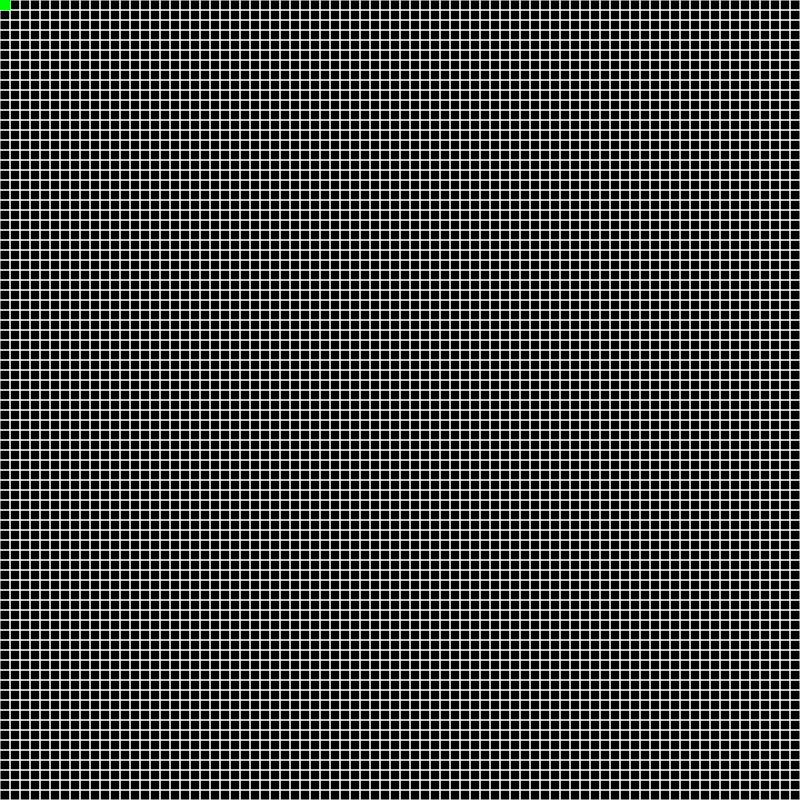
Frame 1 (no input)
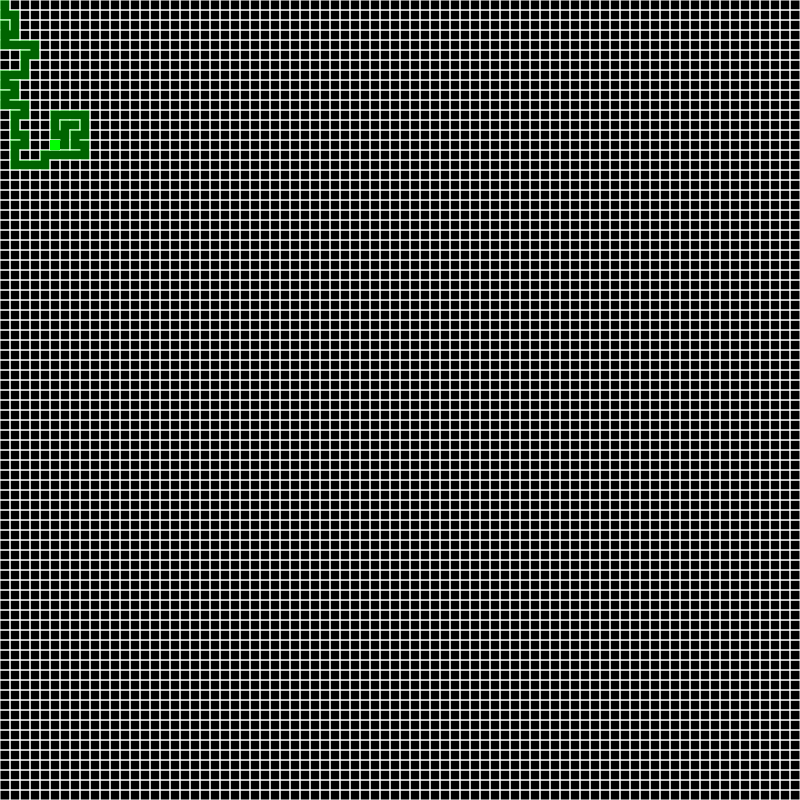
Frame 60 (no input)
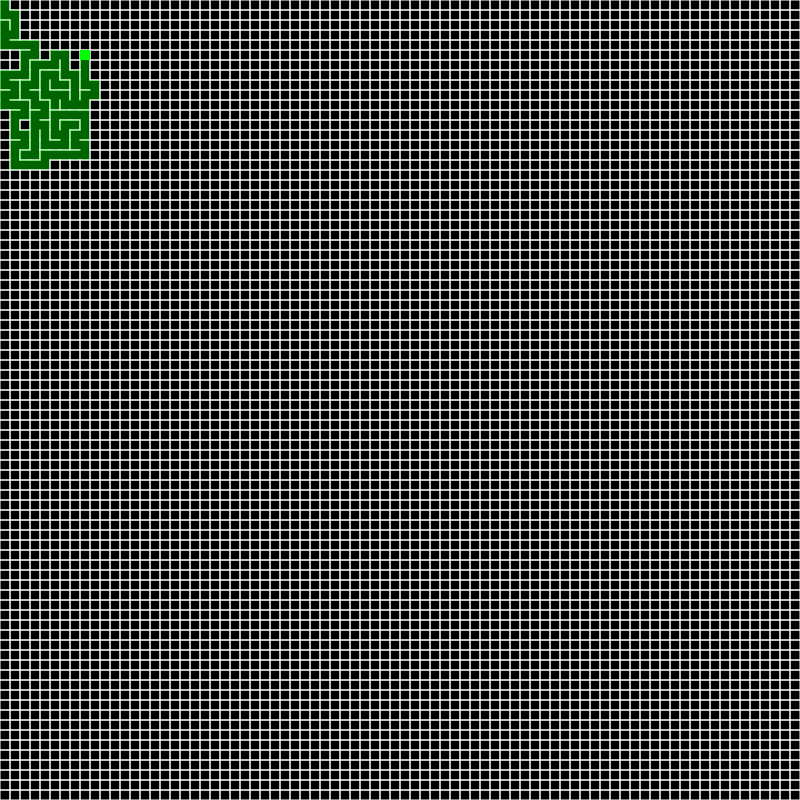
Frame 120 (the mouse pressed at the canvas centre since frame 60)

The p5.js sketch that drew these frames (run headless with seeded random() and noise() and a simulated clock; from frame 60 on, the mouse is pressed at the canvas centre):

// p5.js sketch
// ── sketch.js
let width = 800;
let height = 800;
let size = 10;

let cols, rows;

let grid = [];
let stack = [];
let current;

function setup() {
    createCanvas(width, height);
    // frameRate(5);
    cols = floor(width / size);
    rows = floor(height / size);

    for (let j = 0; j < rows; j++) {
        for (let i = 0; i < rows; i++) {
            grid.push(new Cell(i, j));
        }
    }

    current = grid[0];
}


function draw() {

    background(0);

    for (cell of grid) {
        cell.show();
    }
    if(current){
        current.visited = true;
        current.highlight();
    
        let next = current.getRandomUnvisitedNeighbor();
        if (next) {
            next.visited = true;
            stack.push(current);
            removeWalls(current, next);
            current = next;
        } else {
            current = stack.pop();
        }
    }
}

function removeWalls(current, next) {
    let x = current.i - next.i;
    let y = current.j - next.j;

    if (x == 1) {
        current.walls[3] = false;
        next.walls[1] = false;
    } else if (x == -1) {
        current.walls[1] = false;
        next.walls[3] = false;
    }
    if (y == 1) {
        current.walls[0] = false;
        next.walls[2] = false;
    } else if (y == -1) {
        current.walls[2] = false;
        next.walls[0] = false;
    }
}

function index(i, j) {
    if (i < 0 || i > cols - 1 || j < 0 || j > rows) {
        return -1
    } else {
        return i + j * cols;
    }
}
// ── cell.js
class Cell {
    constructor(i, j) {
        this.i = i;
        this.j = j;
        this.walls = [true, true, true, true];

        this.visited = false;
    }

    getRandomUnvisitedNeighbor() {
        let neighbors = [];

        let top = grid[index(this.i, this.j - 1)];
        let right = grid[index(this.i + 1, this.j)];
        let bottom = grid[index(this.i, this.j + 1)];
        let left = grid[index(this.i - 1, this.j)];

        if(top && !top.visited){
            neighbors.push(top);
        }
        if(right && !right.visited){
            neighbors.push(right);
        }
        if(bottom && !bottom.visited){
            neighbors.push(bottom);
        }
        if(left && !left.visited){
            neighbors.push(left);
        }

        if(neighbors.length > 0){
            let r = floor(random(0, neighbors.length));
            return neighbors[r];
        } else {
            return undefined;
        }
    }

    highlight(){
        let x = this.i * size;
        let y = this.j * size;
        noStroke();
        fill(0,255,0);
        rect(x,y,size,size);
    }

    show() {
        let x = this.i * size;
        let y = this.j * size;

        stroke(255);
        if (this.walls[0]) {
            line(x, y, x + size, y);
        }
        if (this.walls[1]) {
            line(x + size, y, x + size, y + size);
        }
        if (this.walls[2]) {
            line(x + size, y + size, x, y + size);
        }
        if (this.walls[3]) {
            line(x, y + size, x, y);
        }

        if (this.visited) {
            fill(0, 255, 0, 100);
            noStroke();
            rect(x, y, size, size);
        }
    }
}
